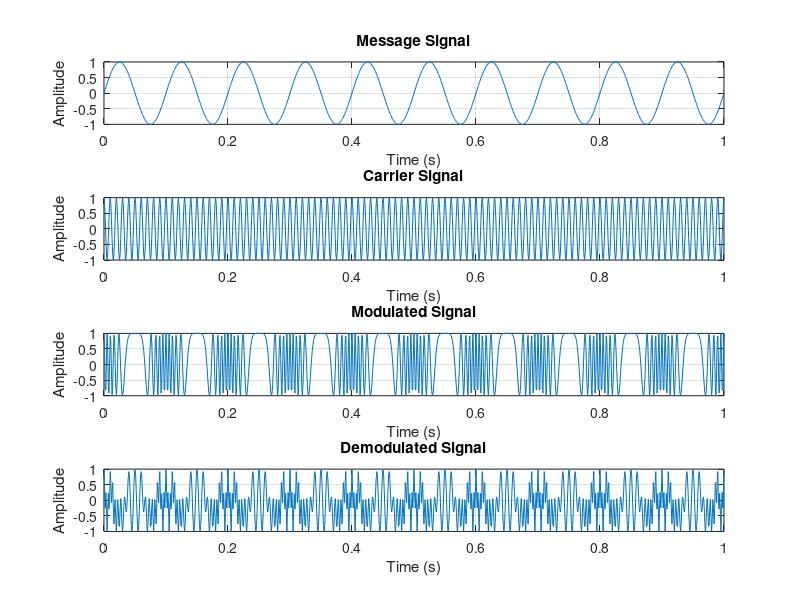
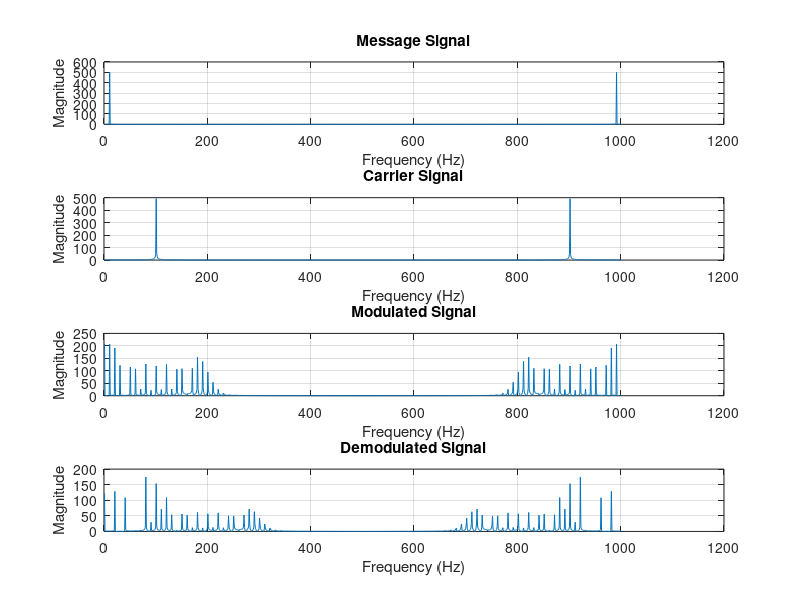

MATLAB code to generate these figures, in order:
% Define message signal
fm = 10;
t = 0:0.001:1;
m = sin(2*pi*fm*t);

% Define carrier signal
fc = 100;
c = cos(2*pi*fc*t);

% Modulate message signal with carrier signal
beta = 10;
s = zeros(size(t));
for i=1:length(t)
    s(i) = cos(2*pi*fc*t(i)+beta*m(i));
end

% Demodulate modulated signal
sdemod = zeros(size(t));
for i=1:length(t)
    sdemod(i) = s(i)*cos(2*pi*fc*t(i));
end

% Plot signals in time domain
figure;
subplot(4,1,1);
plot(t,m);
title('Message Signal');
xlabel('Time (s)');
ylabel('Amplitude');
grid on;

subplot(4,1,2);
plot(t,c);
title('Carrier Signal');
xlabel('Time (s)');
ylabel('Amplitude');
grid on;

subplot(4,1,3);
plot(t,s);
title('Modulated Signal');
xlabel('Time (s)');
ylabel('Amplitude');
grid on;

subplot(4,1,4);
plot(t,sdemod);
title('Demodulated Signal');
xlabel('Time (s)');
ylabel('Amplitude');
grid on;

% Plot signals in frequency domain
figure;
subplot(4,1,1);
plot(abs(fft(m)));
title('Message Signal');
xlabel('Frequency (Hz)');
ylabel('Magnitude');
grid on;

subplot(4,1,2);
plot(abs(fft(c)));
title('Carrier Signal');
xlabel('Frequency (Hz)');
ylabel('Magnitude');
grid on;

subplot(4,1,3);
plot(abs(fft(s)));
title('Modulated Signal');
xlabel('Frequency (Hz)');
ylabel('Magnitude');
grid on;

subplot(4,1,4);
plot(abs(fft(sdemod)));
title('Demodulated Signal');
xlabel('Frequency (Hz)');
ylabel('Magnitude');
grid on;